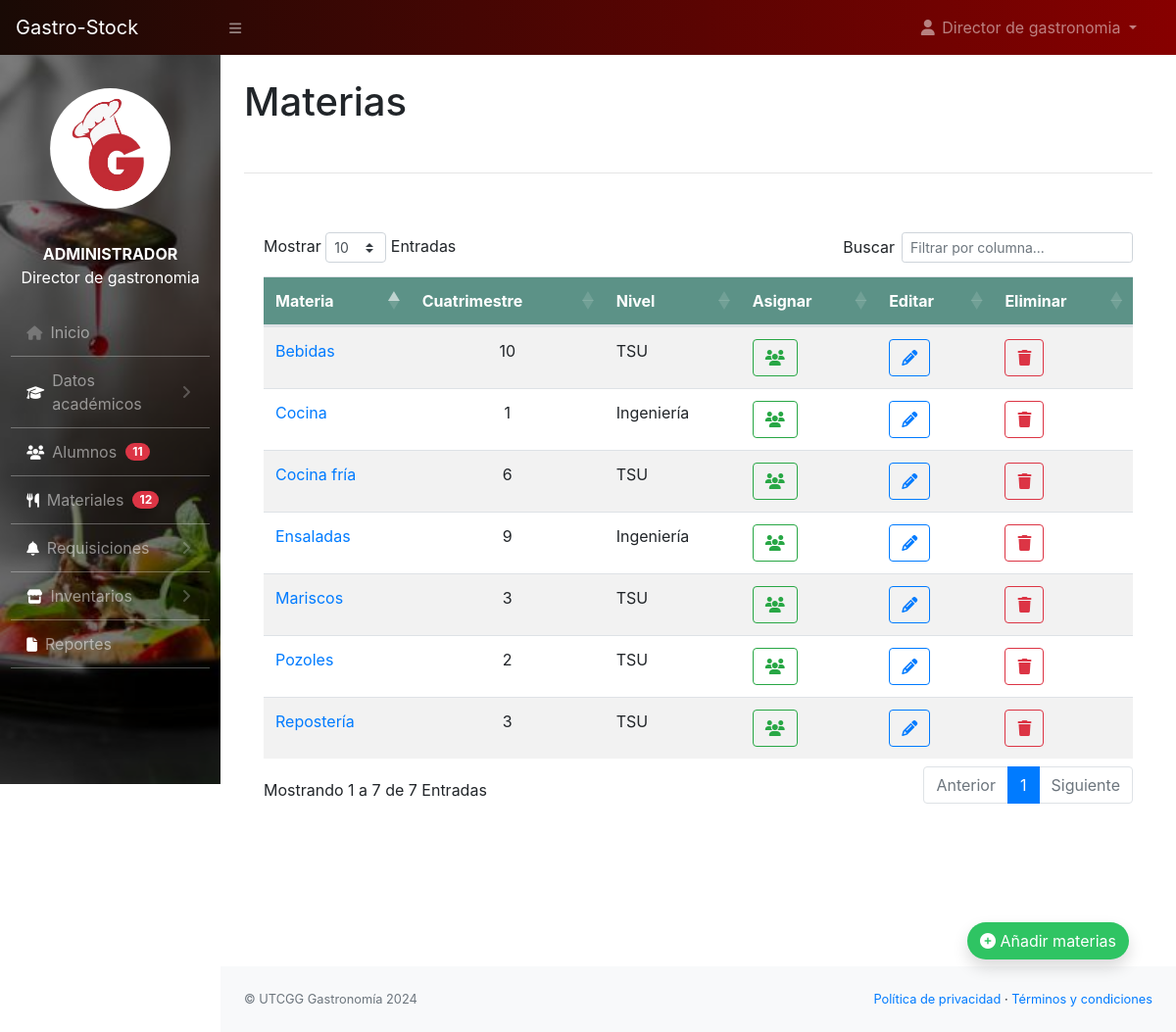
Page /encargado/materias.php (signed in) on the committed database.
### tables this page shows
CREATE TABLE `materias` (
  `id_materia` int(11) NOT NULL,
  `materia` varchar(150) NOT NULL,
  `cuatrimestre` int(2) NOT NULL,
  `nivel` varchar(50) NOT NULL,
  `activo` int(2) NOT NULL
);

### encargado/materias.php (the view, shortened to what this page needs)
<?php
    include_once('../conf/config.php');
?>
<!DOCTYPE html>
<html lang="en">
<head>
	<link rel="stylesheet" href="https://cdn.jsdelivr.net/npm/bootstrap@4.6.2/dist/css/bootstrap.min.css">
        <link href="../css/styles.css" rel="stylesheet" />
        <link rel="stylesheet" href="../css/estilo-nav.css">
        <link href="https://cdn.datatables.net/1.10.20/css/dataTables.bootstrap4.min.css" rel="stylesheet" />
        <link rel="stylesheet" href="https://cdnjs.cloudflare.com/ajax/libs/font-awesome/6.5.1/css/all.min.css" />
</head>
<body class="sb-nav-fixed">
	<?php
		include_once("navbar.php");
	?>
	<div id="layoutSidenav_content">
                <main>
                    <div class="container-fluid">
                        <h1 class="mt-4">Materias</h1>
                        <br>
                        <hr>
                        <br>
                        <div class="card mb-4" style="border: none">
                            <div class="card-body">
                                <div class="table-responsive">
                                    <table class="table table-hover table-striped" id="dataTable" width="100%" cellspacing="0">
                                        <thead style="background-color:#5C9287 ;color: #fff;">
                                            <tr>
                                                <th>Materia</th>
                                                <th>Cuatrimestre</th>
                                                <th>Nivel</th>
                                                <th>Asignar</th>
                                                <th>Editar</th>
                                                <th>Eliminar</th>
                                            </tr>
                                        </thead>
                                        <tbody>
                                          <?php
          $sql = "SELECT * FROM materias WHERE activo = 1";
          $result = $con -> query($sql);
            $i=1;
          if($result ->num_rows > 0){
            while($row = $result ->fetch_assoc()) { ?>
              <tr>
                  <td>
                    <a href="#" class="text-primary" data-toggle="modal" data-target="#exampleModal4_<?php echo $i ?>"><?php echo ucfirst($row['materia']) ?></a>
                </td>
                  <td class="text-center"><?php echo ucfirst($row['cuatrimestre']) ?></td>
                  <td><?php echo ucfirst($row['nivel']) ?></td>
                  <td>
                    <button type="button" class="btn btn-outline-success" data-toggle="modal" data-target="#exampleModal3_<?php echo $i ?>">
                    <i class="fa-solid fa-users"></i>
</button>
                  </td>
                  <td>
                    <button type="button" class="btn btn-outline-primary" data-toggle="modal" data-target="#exampleModal1_<?php echo $i ?>">
                    <i class="fa-solid fa-pencil"></i>
</button>
                  </td>
                  <td>
                    <button type="button" class="btn btn-outline-danger" data-toggle="modal" data-target="#exampleModal2_<?php echo $i ?>">
  <i class="fa-solid fa-trash"></i>
</button>
                  </td>
              </tr>
              <?php $i++;
            }
          } else{
            echo "<tr> <td colspan='6'> <center>Aún no se han registrado materias</center></td></tr>";
          }
        ?>
                    </tbody>
                  </table>
                </div>
              </div>
            </div>
          </div>
          <br>
          <br>
          <br>
          <br>
          <br>
      <div class="d-flex container-fluid justify-content-end fixed-bottom p-5">
        <ul class="custom-list">
            <li>
                <button type="button" class="btn shadow " style="border-radius: 50px;background-color: #2FC463;color:#fff;" data-toggle="modal" data-target="#grupoModal"><i class="fa-solid fa-circle-plus"></i> Añadir materias</button>
            </li>
        </ul>
    </div>
        </main>
        <?php include_once('footer.php'); ?>
</body>
</html>

### encargado/materias.php (style rules this page uses)
.custom-list { list-style-type: none; padding: 0; }
.custom-list li { margin-bottom: 10px; }

### rows in the picture
materias: materia "Pozoles", cuatrimestre "2", nivel "TSU"
materias: materia "Mariscos", cuatrimestre "3", nivel "TSU"
materias: materia "Repostería", cuatrimestre "3", nivel "TSU"
materias: materia "Cocina fría", cuatrimestre "6", nivel "TSU"
materias: materia "Ensaladas", cuatrimestre "9", nivel "Ingeniería"
materias: materia "Bebidas", cuatrimestre "10", nivel "TSU"
materias: materia "Cocina", cuatrimestre "1", nivel "Ingeniería"

### other values in the picture
$nombre "Director de gastronomia"
$tipo_usuario "ADMINISTRADOR"
$row['total'] "11"
$row['total'] "12"
